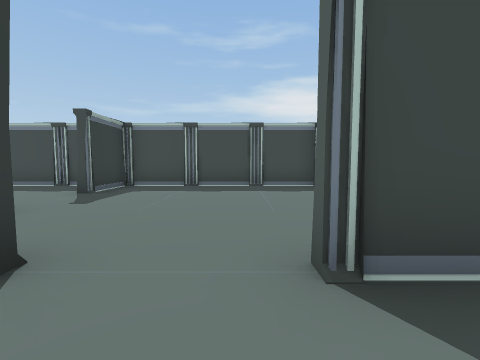
[1] (above)

20 first-person views from a walk through a scene from a Unity 3-D project. The camera is 1.4 m above the floor, tilts 4° down and sees 90° across. The floor is counted in squares, 2 m on a side. Each view is taken from the middle of a square. On the plan, view 1 faces up. The plan holds only what a view shows up to about 9 squares ahead; the rest is blank. The player is left out.

[2]
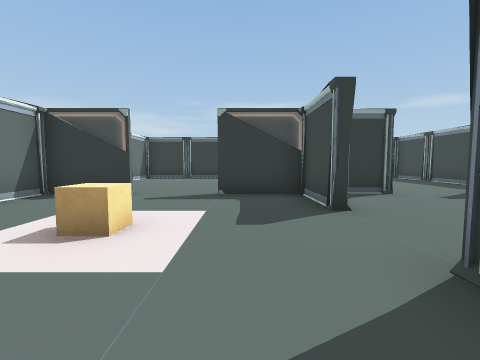

[3]
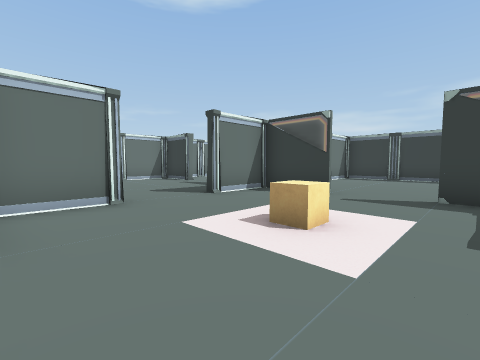

[4]
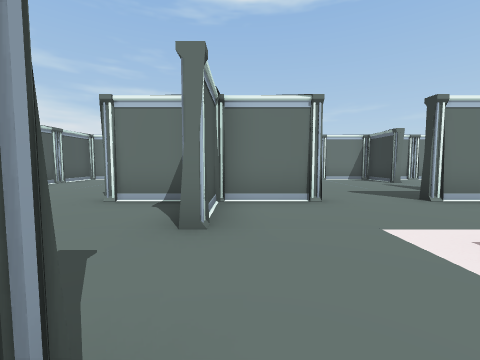

[5]
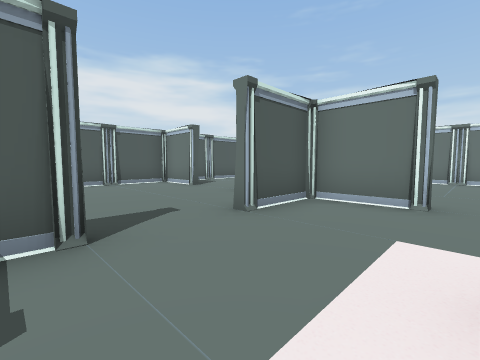

[6]
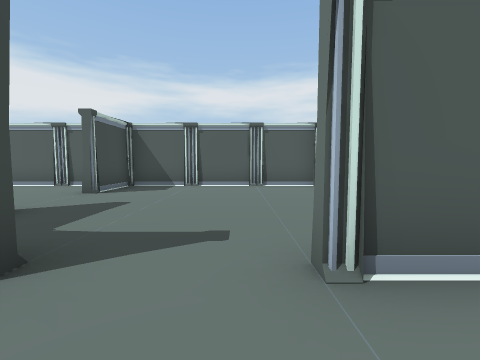

[7]
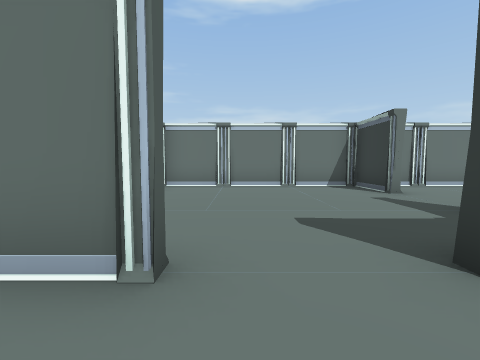

[8]
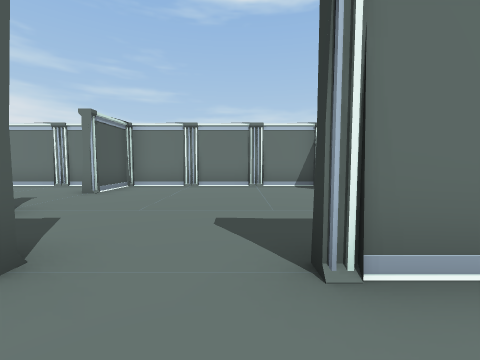

[9]
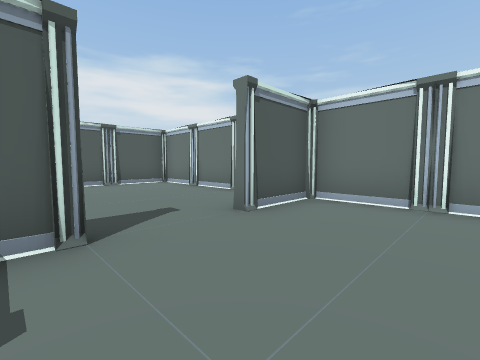

[10]
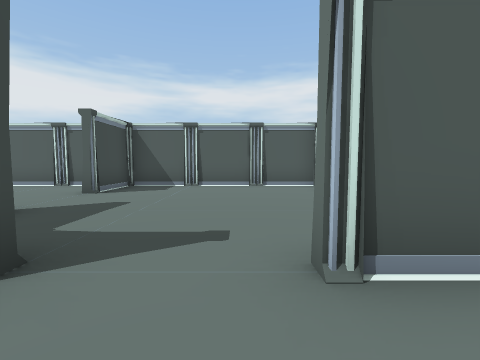

[11]
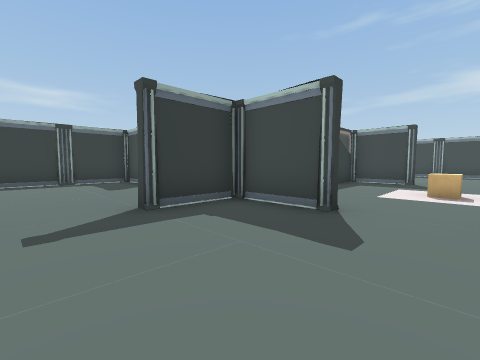

[12]
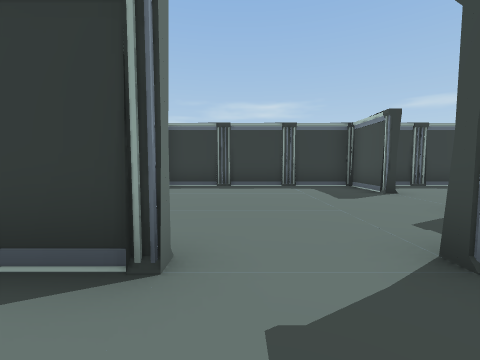

[13]
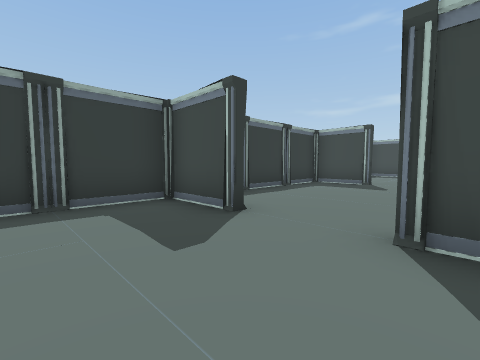

[14]
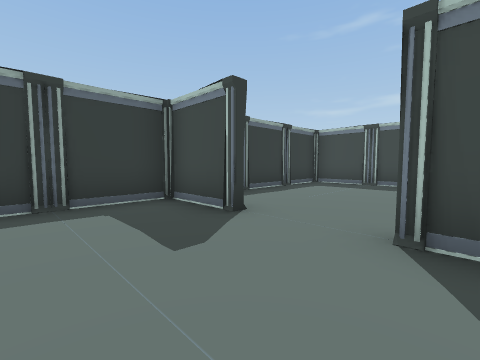

[15]
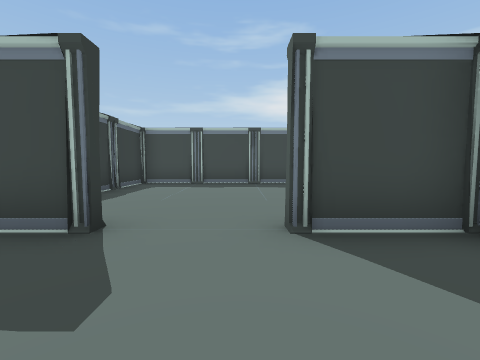

[16]
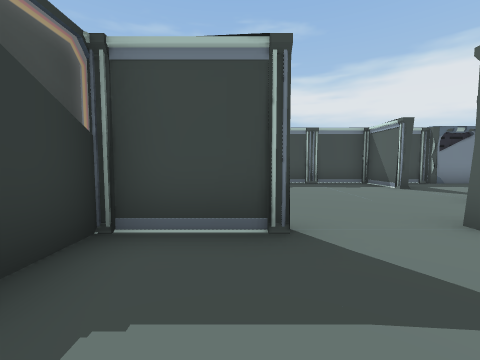

[17]
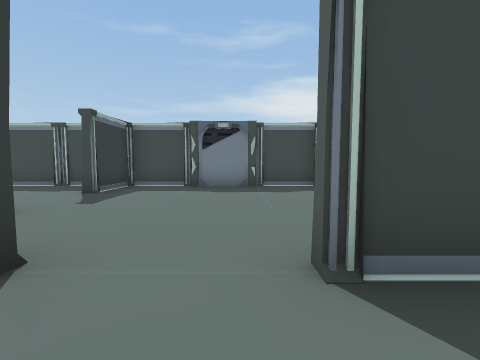

[18]
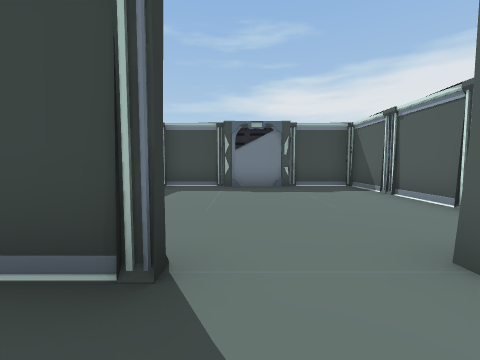

[19]
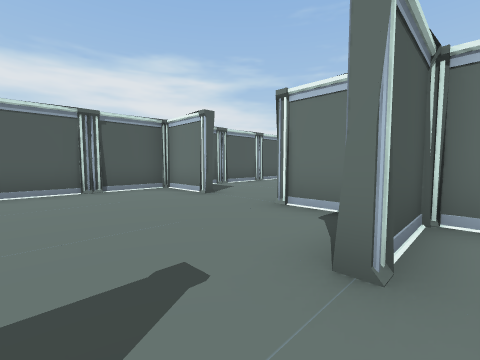

[20]
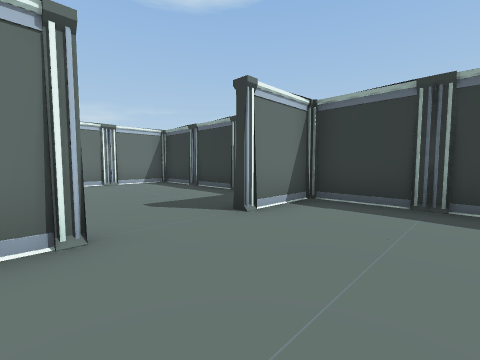

### Floor plan
Points are (right, up) in squares from view 1. A wall is a line through its corners. A room is listed if a view was taken in it or the views show most of it. See-through windows are left out.
Room 1 (views 1, 2, 3, 4, 5, 6, 7, 8, 16)
walls: (0.4, -4.4) (2.4, -4.4) (2.4, -2.5); (2.4, -0.6) (2.4, 0.1); (-1.7, -4.4) (-1.7, -4.6); (-3.5, -2.4) (-3.5, -5.1); (-1.4, 1.4) (-3.1, 1.4); (1.5, 1.4) (0.5, 1.4); (-3.5, 1.5) (-3.5, -0.5)
ways out: opening at (-0.5, -5) to room 2; opening at (-3, -1.5) to room 4; opening at (3, -1.5) to room 5; opening at (-0.5, 1) to room 6
objects: orange cube (0, -1)
Room 2 (views 9, 10, 11, 12)
walls: (-3.5, -8.5) (-3.5, -10.4) (2.4, -10.4) (2.4, -8.5); (-1.7, -4.6) (-3.6, -4.6); (2.4, -6.6) (2.4, -5.9); (-3.5, -5.1) (-3.5, -6.5)
ways out: opening at (-0.5, -5) to room 1; opening at (-4, -7.5) to room 3; opening at (3, -7.5) to room 9
Room 3 (view 13)
walls: (-7.7, -4.6) (-9.5, -4.6); (-9.4, -5) (-9.4, -10.4) (-5, -10.4); (-4.9, -4.6) (-5.5, -4.6)
ways out: opening at (-4, -7.5) to room 2; opening at (-6.5, -5) to room 4
Room 4 (views 14, 15, 20)
walls: (-5.6, -4.4) (-1.7, -4.4); (-5.3, -4.2) (-5.3, -4.8); (-7.5, 1.4) (-9.4, 1.4) (-9.4, -5); (-9.5, -4.4) (-7.7, -4.4) (-7.7, -4.6); (-3.1, 1.4) (-5.5, 1.4)
ways out: opening at (-3, -1.5) to room 1; opening at (-6.5, -5) to room 3; opening at (-6.5, 1) to room 8
Room 5 (views 17, 18)
walls: (6.5, -4.4) (8.5, -4.4); (4.5, 1.4) (3.5, 1.4); (3, -4.4) (4.5, -4.4); (8.4, -5) (8.4, 1); (8.5, 1.4) (6.5, 1.4)
ways out: opening at (3, -1.5) to room 1; opening at (5.5, 1) to room 7; opening at (5.5, -5) to room 9
Room 6 (view 19)
walls: (-3.5, 3.6) (-3.5, 2.5); (2.4, 5.5) (2.4, 7.5); (1.9, 1.6) (2.4, 1.6) (2.4, 3.5); (3, 7.4) (-3.5, 7.4) (-3.5, 5.5)
ways out: opening at (-0.5, 1) to room 1; opening at (3, 4.5) to room 7; opening at (-4, 4.5) to room 8
Room 7 (no view inside)
walls: (6.2, 7.4) (3, 7.4); (6.5, 1.6) (8.5, 1.6); (2.6, 7.5) (2.6, 5.5); (3.2, 1.6) (4.5, 1.6); (8.4, 1) (8.4, 7.4) (6.4, 7.4)
ways out: opening at (5.5, 1) to room 5; opening at (3, 4.5) to room 6
Room 8 (no view inside)
walls: (-4.2, 7.4) (-9.4, 7.4) (-9.4, 3.5)
ways out: opening at (-6.5, 1) to room 4; opening at (-4, 4.5) to room 6
Room 9 (no view inside)
walls: (3.8, -10.4) (8.4, -10.4) (8.4, -5); (8.5, -4.6) (6.5, -4.6)
ways out: opening at (3, -7.5) to room 2; opening at (5.5, -5) to room 5

Where each view was taken, in squares from view 1:
view 1: 0 up, 0 right, facing up
view 2: 0 up, 2 right, facing left
view 3: 0 up, 2 right, facing down-left
view 4: 0 up, 2 right, facing down
view 5: 0 up, 0 right, facing down-right
view 6: 2 down, 1 right, facing right
view 7: 3 down, 0 right, facing down
view 8: 3 down, 1 left, facing down
view 9: 6 down, 0 right, facing down-right
view 10: 8 down, 1 right, facing right
view 11: 8 down, 0 right, facing up-left
view 12: 8 down, 2 left, facing left
view 13: 7 down, 5 left, facing up-left
view 14: 1 down, 5 left, facing up-left
view 15: 1 down, 6 left, facing up
view 16: 1 down, 2 left, facing up
view 17: 0 up, 6 right, facing up
view 18: 0 up, 5 right, facing up
view 19: 5 up, 2 right, facing down-right
view 20: 2 down, 5 left, facing down-left
